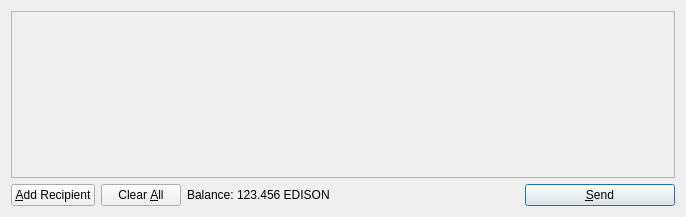
<?xml version="1.0" encoding="UTF-8"?>
<ui version="4.0">
 <class>SendCoinsDialog</class>
 <widget class="QDialog" name="SendCoinsDialog">
  <property name="geometry">
   <rect>
    <x>0</x>
    <y>0</y>
    <width>686</width>
    <height>217</height>
   </rect>
  </property>
  <property name="windowTitle">
   <string>Send Coins</string>
  </property>
  <layout class="QVBoxLayout" name="verticalLayout">
   <item>
    <widget class="QScrollArea" name="scrollArea">
     <property name="widgetResizable">
      <bool>true</bool>
     </property>
     <widget class="QWidget" name="scrollAreaWidgetContents">
      <property name="geometry">
       <rect>
        <x>0</x>
        <y>0</y>
        <width>666</width>
        <height>165</height>
       </rect>
      </property>
      <layout class="QVBoxLayout" name="verticalLayout_2">
       <property name="margin">
        <number>0</number>
       </property>
       <item>
        <layout class="QVBoxLayout" name="entries">
         <property name="spacing">
          <number>6</number>
         </property>
        </layout>
       </item>
       <item>
        <spacer name="verticalSpacer">
         <property name="orientation">
          <enum>Qt::Vertical</enum>
         </property>
         <property name="sizeHint" stdset="0">
          <size>
           <width>20</width>
           <height>40</height>
          </size>
         </property>
        </spacer>
       </item>
      </layout>
     </widget>
    </widget>
   </item>
   <item>
    <layout class="QHBoxLayout" name="horizontalLayout">
     <item>
      <widget class="QPushButton" name="addButton">
       <property name="toolTip">
        <string>Send to multiple recipients at once</string>
       </property>
       <property name="text">
        <string>&amp;Add Recipient</string>
       </property>
       <property name="icon">
        <iconset resource="../bitcoin.qrc">
         <normaloff>:/icons/add</normaloff>:/icons/add</iconset>
       </property>
       <property name="autoDefault">
        <bool>false</bool>
       </property>
      </widget>
     </item>
     <item>
      <widget class="QPushButton" name="clearButton">
       <property name="sizePolicy">
        <sizepolicy hsizetype="Minimum" vsizetype="Fixed">
         <horstretch>0</horstretch>
         <verstretch>0</verstretch>
        </sizepolicy>
       </property>
       <property name="toolTip">
        <string>Remove all transaction fields</string>
       </property>
       <property name="text">
        <string>Clear &amp;All</string>
       </property>
       <property name="icon">
        <iconset resource="../bitcoin.qrc">
         <normaloff>:/icons/remove</normaloff>:/icons/remove</iconset>
       </property>
       <property name="autoRepeatDelay">
        <number>300</number>
       </property>
       <property name="autoDefault">
        <bool>false</bool>
       </property>
      </widget>
     </item>
     <item>
      <layout class="QHBoxLayout" name="horizontalLayout_2">
       <property name="spacing">
        <number>3</number>
       </property>
       <item>
        <widget class="QLabel" name="label">
         <property name="text">
          <string>Balance:</string>
         </property>
        </widget>
       </item>
       <item>
        <widget class="QLabel" name="labelBalance">
         <property name="cursor">
          <cursorShape>IBeamCursor</cursorShape>
         </property>
         <property name="text">
          <string>123.456 EDISON</string>
         </property>
         <property name="textInteractionFlags">
          <set>Qt::LinksAccessibleByMouse|Qt::TextSelectableByKeyboard|Qt::TextSelectableByMouse</set>
         </property>
        </widget>
       </item>
      </layout>
     </item>
     <item>
      <spacer name="horizontalSpacer">
       <property name="orientation">
        <enum>Qt::Horizontal</enum>
       </property>
       <property name="sizeHint" stdset="0">
        <size>
         <width>40</width>
         <height>20</height>
        </size>
       </property>
      </spacer>
     </item>
     <item>
      <widget class="QPushButton" name="sendButton">
       <property name="minimumSize">
        <size>
         <width>150</width>
         <height>0</height>
        </size>
       </property>
       <property name="toolTip">
        <string>Confirm the send action</string>
       </property>
       <property name="text">
        <string>&amp;Send</string>
       </property>
       <property name="icon">
        <iconset resource="../bitcoin.qrc">
         <normaloff>:/icons/send</normaloff>:/icons/send</iconset>
       </property>
       <property name="default">
        <bool>true</bool>
       </property>
      </widget>
     </item>
    </layout>
   </item>
  </layout>
 </widget>
 <resources>
  <include location="../bitcoin.qrc"/>
 </resources>
 <connections/>
</ui>
